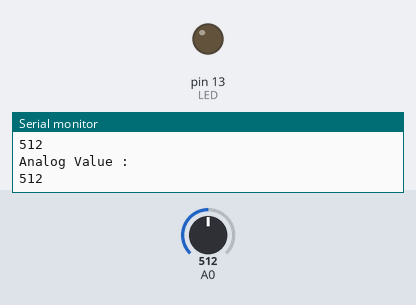
Bench run of a sketch on a simulated Arduino Uno, built with avr-gcc and run on an emulated ATmega328P. On the bench: output pins drawn as LEDs (lit = HIGH), the last lines printed to the serial monitor. The test bench sets the inputs (shaded band); at power-on: A0 = 512.

Above: at 1.2 s.
1.3 s: A0 set to 0
At 2.1 s:
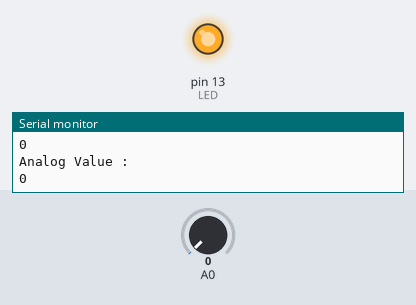
3.0 s: A0 set to 122
At 3.3 s:
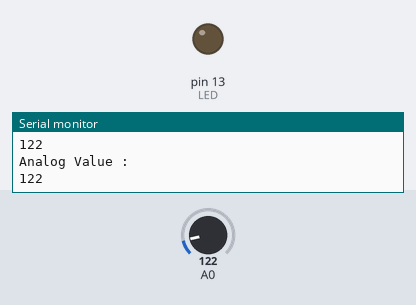
Timing chart, 0 to 6.0 s (numbered marks = the images above; inputs shaded):
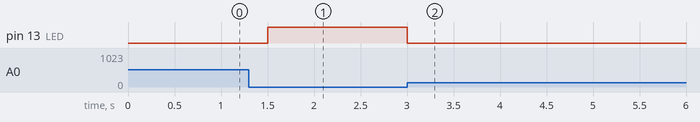

The sketch:

blink06.ino
```cpp
// (licence header left out)
// Hardware Used
// - PC with Arduino IDE
// - UNO R3 with Cable 1 PCS
// - Red Led 5 PCS
// - 830 Tie-Points BreadBoard 1 PCS
// - 65 Jumper Wire 1 PCS (~3 Used)
// - Resistor 100 PCS (1 Used)
// - Photoresistor 2 PCS (1 Used)

int val = 0;
int LED = 13;

void setup() {
  // Enable Debugging
  Serial.begin(9600);

  // Declare the LED as an output
  pinMode(LED, OUTPUT);
}

void loop() {
  val = analogRead(A0);

  if (val <= 0) {
    // Room is quite dark so switch on the LED
    digitalWrite(LED, HIGH);
  } else {
    // the is some light so switch off the LED
    digitalWrite(LED, LOW);
  }

  // Debug Analog Values
  Serial.println("Analog Value :");
  Serial.println(val);
  delay(250);
}
```

Measured:
- after the input at 1.3 s, pin 13 (LED): LOW → HIGH after 0.20 s
- after the input at 3.0 s, pin 13 (LED): HIGH → LOW at once
